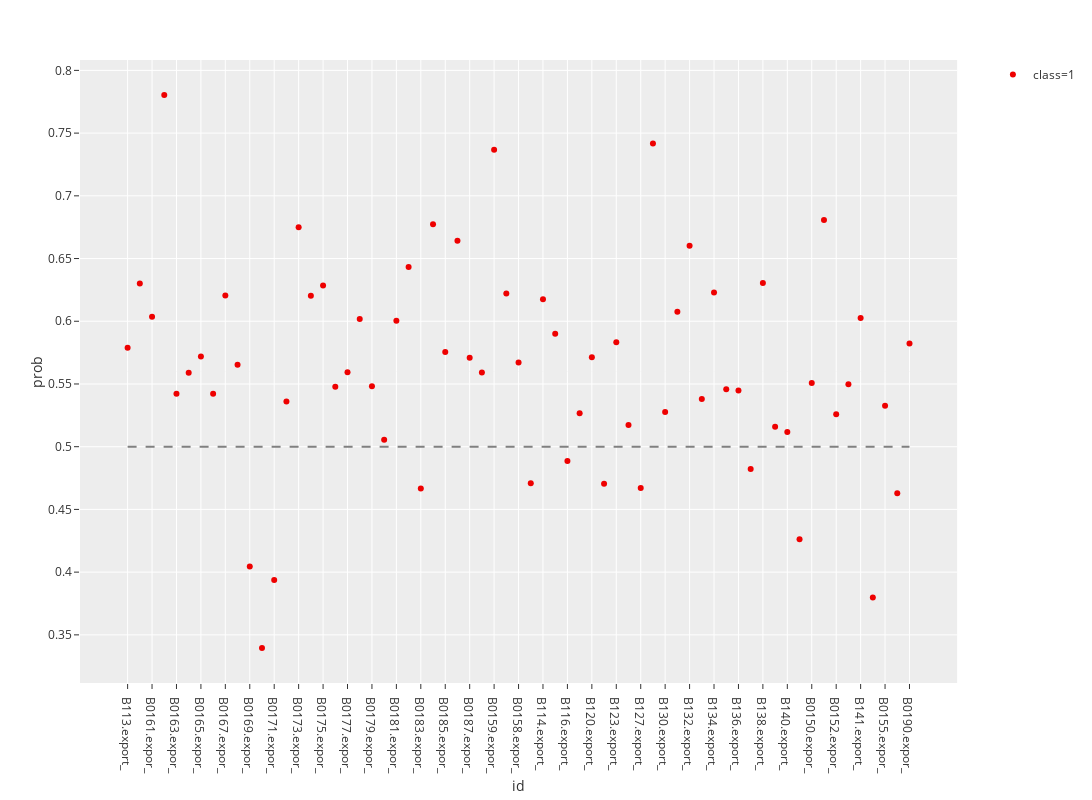

The notebook cell saved with this chart:
### Code cell
test_all = pd.read_excel(path + 'rawdata/lung_subsets_test.xlsx')
test_all = test_all.iloc[:, pnasSubsetsIndex]
test_all.iloc[:, 1:-1] = test_all.iloc[:, 1:-1].multiply(100)
test_all.iloc[:, 1:-1] = pd.DataFrame(stdsc.transform(test_all.iloc[:, 1:-1].values), columns=test_all.columns[1:-1])
test_all = test_all.loc[:, selected_columns]
new_data_df = lungCancerPrediction(test_all, 'new_lung')

### Figure 1 — Plotly figure (JSON) as saved in the notebook; plotly's stock layout.template omitted (floating-point values rounded to 4 significant figures)
{"data": [{"hoverlabel": {"namelength": 0}, "hovertemplate": "class=1<br>id=%{x}<br>prob=%{y}", "legendgroup": "class=1", "marker": {"color": "#EE0000", "symbol": "circle"}, "mode": "markers", "name": "class=1", "showlegend": true, "type": "scatter", "x": ["B113.export_", "B0160.expor_", "B0161.expor_", "B0162.expor_", "B0163.expor_", "B0164.expor_", "B0165.expor_", "B0166.expor_", "B0167.expor_", "B0168.expor_", "B0169.expor_", "B0170.expor_", "B0171.expor_", "B0172.expor_", "B0173.expor_", "B0174.expor_", "B0175.expor_", "B0176.expor_", "B0177.expor_", "B0178.expor_", "B0179.expor_", "B0180.expor_", "B0181.expor_", "B0182.expor_", "B0183.expor_", "B0184.expor_", "B0185.expor_", "B0186.expor_", "B0187.expor_", "B0188.expor_", "B0159.expor_", "B0189.expor_", "B0158.expor_", "B0156.expor_", "B114.export_", "B115.export_", "B116.export_", "B119.export_", "B120.export_", "B122.export_", "B123.export_", "B125.export_", "B127.export_", "B129.export_", "B130.export_", "B131.export_", "B132.export_", "B133.export_", "B134.export_", "B135.export_", "B136.export_", "B137.export_", "B138.export_", "B139.export_", "B140.export_", "B0149.expor_", "B0150.expor_", "B0151.expor_", "B0152.expor_", "B0153.expor_", "B141.export_", "B0154.expor_", "B0155.expor_", "B0157.expor_", "B0190.expor_"], "xaxis": "x", "y": [0.5789, 0.6301, 0.6036, 0.7805, 0.5422, 0.5589, 0.5719, 0.5422, 0.6204, 0.5654, 0.4044, 0.3394, 0.3937, 0.5361, 0.6749, 0.6204, 0.6286, 0.5478, 0.5594, 0.6019, 0.5483, 0.5056, 0.6004, 0.6433, 0.4667, 0.6774, 0.5755, 0.6643, 0.5708, 0.5592, 0.7368, 0.6221, 0.5671, 0.4709, 0.6176, 0.59, 0.4885, 0.5267, 0.5713, 0.4705, 0.5833, 0.5173, 0.4671, 0.7417, 0.5276, 0.6075, 0.6603, 0.538, 0.623, 0.5458, 0.5447, 0.4822, 0.6305, 0.5159, 0.5116, 0.4263, 0.5509, 0.6807, 0.5258, 0.5498, 0.6025, 0.3799, 0.5326, 0.4628, 0.5822], "yaxis": "y"}, {"line": {"color": "grey", "dash": "dash"}, "mode": "lines", "showlegend": false, "type": "scatter", "x": ["B113.export_", "B0190.expor_"], "y": [0.5, 0.5]}], "layout": {"height": 800, "legend": {"tracegroupgap": 0}, "margin": {"t": 60}, "width": 1200, "xaxis": {"anchor": "y", "domain": [0, 0.98], "title": {"text": "id"}}, "yaxis": {"anchor": "x", "domain": [0, 1], "title": {"text": "prob"}}}}
